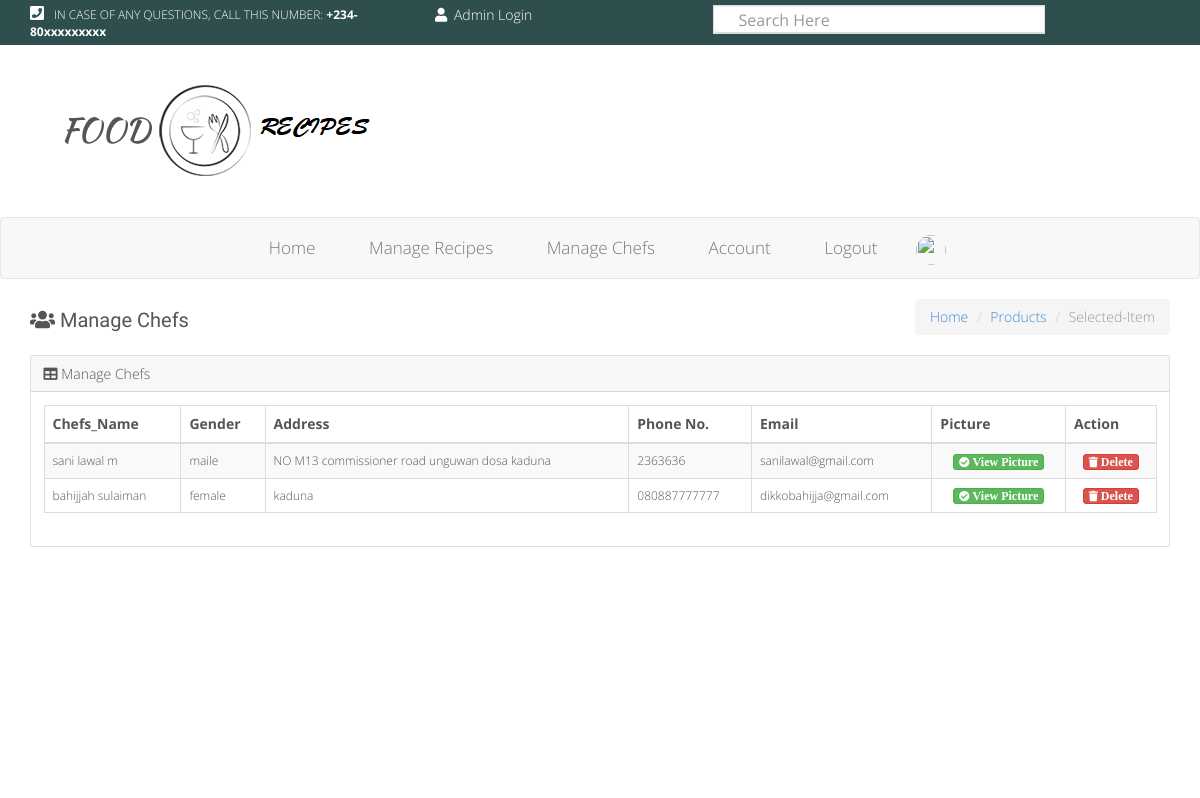
/manage_chefs.php, run on the app's committed database.
### tables this page shows
CREATE TABLE IF NOT EXISTS `chefs` (
  `chef_id` int(50) NOT NULL AUTO_INCREMENT,
  `fsname` varchar(225) NOT NULL,
  `lname` varchar(225) NOT NULL,
  `oname` varchar(225) NOT NULL,
  `gender` varchar(225) NOT NULL,
  `phone` varchar(225) NOT NULL,
  `email` varchar(255) NOT NULL,
  `address` varchar(225) NOT NULL,
  `password` varchar(225) NOT NULL,
  `picture` varchar(200) NOT NULL,
  PRIMARY KEY (`chef_id`)
);

### manage_chefs.php (the view)
<!doctype html>
<html lang="en">
<head>
<?php include'head.php';?>
</head>
<body>
		<?php include'header.php';?>
		<?php include'user_login.php';?>
		<?php include'logo.php';?>
		<?php include'admin_nav.php';?>
	<section >
		<div class="container">
			<div class="row">
				<div class="col-md-4">
					<h6><span class="fa fa-users"></span> Manage Chefs</h6>
				</div>
				<div class="col-md-8 hidden-xs">
					<ol class="breadcrumb pull-right">
					  	<li><a href="#">Home</a></li>
					  	<li><a href="#">Products</a></li>
					  	<li class="active">Selected-Item</li>
					</ol>
				</div>
			</div>
		</div>
	</section>
<section id="features">
		<div class="container">
			<div class="row">
				<div class="col-md-12" style="margin-bottom: 40px; margin-top: -165px;">
					<div class="card">
						<div class="card-header"><span class="fa fa-table"></span> Manage Chefs</div>
						<div class="card-body">
							 <table id="example1" class="table table-bordered table-responsive-sm table-striped">
					                <thead>
					                <tr>
					                  <th>Chefs_Name</th>
					                  <th>Gender</th>
					                  <th>Address</th>
					                  <th>Phone No.</th>
					                  <th>Email</th>
					                  <th>Picture</th>
					                  <th>Action</th>
					                </tr>
					                </thead>
					                <tbody>
					                     <?php
					          require_once('config/db.php');
					    $query = mysqli_query($connection, "SELECT * FROM chefs");
					    while($row = mysqli_fetch_array($query,MYSQLI_ASSOC)){
					  ?>
					                <tr style="font-size: 12px;">
					                  <td><?php echo $row["fsname"]." ".$row["lname"]." ".$row["oname"]; ?></td>
					                  <td><?php echo $row["gender"]; ?></td>
					                  <td><?php echo $row["address"]; ?></td>
					                  <td><?php echo $row["phone"]; ?></td>
					                  <td><?php echo $row["email"]; ?></td>
					                   <td align="center"><a href="images/<?php echo $row['picture']; ?>"  class="btn btn-xs btn-success fa fa-sm  fa-check-circle"  ><strong style="font-size: 12px;"> View Picture</strong></a></td>
					                    <td align="center"><a href="delete_chef.php?id=<?php echo $row['chef_id']; ?>"  onClick= "return confirm('Are you sure you want to delete record?')" class="btn   btn-danger btn-xs fa  fa-trash fa-sm" ><strong style="font-size: 12px;"> Delete</strong></a></td>
					                </tr>
					                <?php
					                  }
					                ?>
					                </tbody>
					              </table>
					</div>
				</div>
			</div>
		</div>
	</section>
	<a id="back-top" href="#"></a>
</body>
</html>

### css/boot.css (style rules this page uses)
.card { position: relative; display: -ms-flexbox; display: flex; -ms-flex-direction: column; flex-direction: column; min-width: 0; word-wrap: break-word; background-color: #fff; background-clip: border-box; border: 1px solid rgba(0, 0, 0, 0.125); border-radius: 0.25rem; }
.card-body { -ms-flex: 1 1 auto; flex: 1 1 auto; padding: 1.25rem; }
.card-header { padding: 0.75rem 1.25rem; margin-bottom: 0; background-color: rgba(0, 0, 0, 0.03); border-bottom: 1px solid rgba(0, 0, 0, 0.125); }
.card-header:first-child { border-radius: calc(0.25rem - 1px) calc(0.25rem - 1px) 0 0; }

### css/style.css (style rules this page uses)
body { font-family: 'Open Sans', sans-serif; color: #555; font-size: 14px; font-weight: 300; }
li { list-style: none; }
h1,h2,h3,h4,h5,h6 { font-family: 'Yanone Kaffeesatz', sans-serif;color: #555 }
h6 { font-size: 20px; }
section+section { margin-top: 50px; }
#back-top { position: fixed; bottom: 30px; width: 40px; color: #bbb; height: 50px; right: 30px; display: block; text-align: center; background: url("../images/top.png") no-repeat; }

### data on the page
chefs: fsname "sani", lname "lawal", oname "m", gender "maile", address "NO M13 commissioner road unguwan dosa kaduna", phone "2363636", email "sanilawal@gmail.com"
chefs: fsname "bahijjah", lname "sulaiman", gender "female", address "kaduna", phone "080887777777", email "dikkobahijja@gmail.com"
